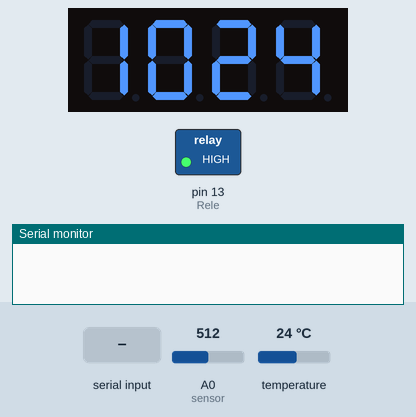
Recording of a sketch running on a simulated Arduino Uno, built with avr-gcc and run on an emulated ATmega328P. On the bench: 4-digit seven-segment display, switched loads named in the sketch (green lamp = pin HIGH), the last lines printed to the serial monitor. The test bench sets the inputs (shaded band); at power-on: A0 (sensor) = 512, temperature 24 °C. The local clock reads 2024-03-15 10:24:30 at power-on unless the sketch sets it.

Above: at 2.1 s.
2.2 s: A0 (sensor) set to 900
At 8.9 s:
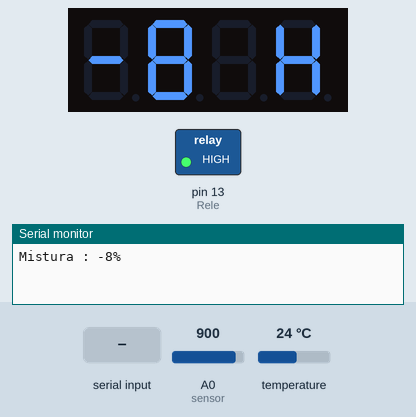
9.7 s: A0 (sensor) set to 1023
At 19.3 s:
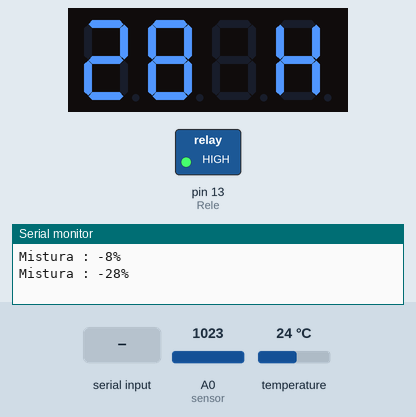
20.0 s: "90,45\n" received over Serial
At 21.4 s:
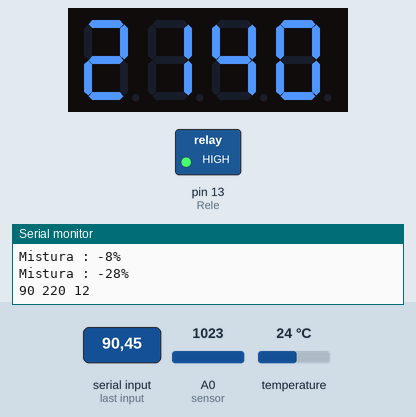
22.0 s: temperature set to 12 °C
At 28.3 s:
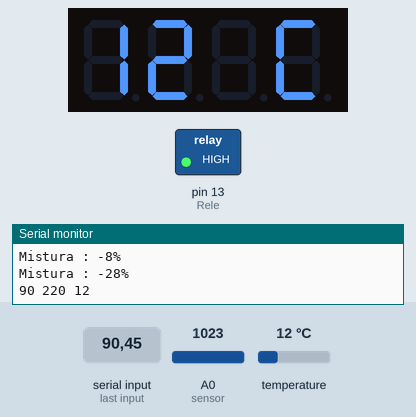
29.2 s: byte 10 ('\n') received over Serial
At 30.6 s:
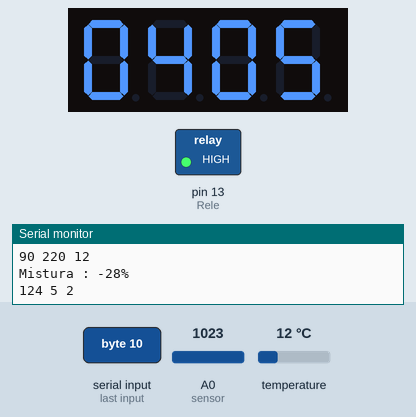
31.3 s: temperature set to 19 °C
At 38.8 s:
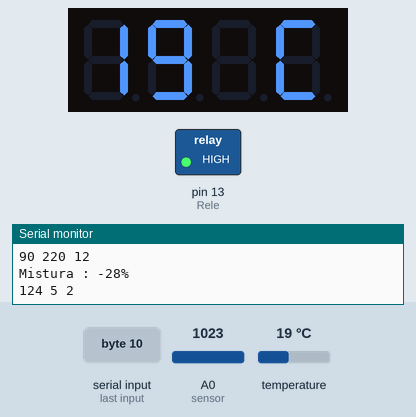
Timing chart, 0 to 40.3 s (numbered marks = the images above; inputs shaded):
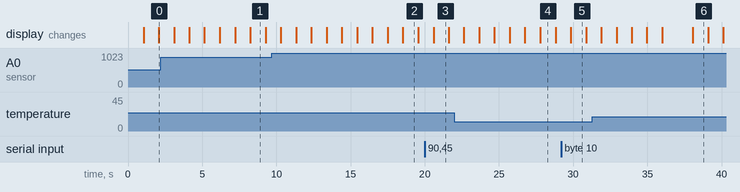

The sketch:

Irrigadora.ino
```cpp
/*
Projeto que utiliza um relógio de tempo real para acionar uma bomba para irrigação

Utiliza a bioblioteca:
DS3231.h de Eric Ayars
http://hacks.ayars.org/2011/04/ds3231-real-time-clock.html
*/

#include <DS3231.h>
#include <Wire.h>
#include <TM1637Display.h>

#define ALRM1_MATCH_EVERY_SEC  0b1111  // once a second
#define ALRM1_MATCH_SEC        0b1110  // when seconds match
#define ALRM1_MATCH_MIN_SEC    0b1100  // when minutes and seconds match
#define ALRM1_MATCH_HR_MIN_SEC 0b1000  // when hours, minutes, and seconds match

#define ALRM2_ONCE_PER_MIN     0b111   // once per minute (00 seconds of every minute)
#define ALRM2_MATCH_MIN        0b110   // when minutes match
#define ALRM2_MATCH_HR_MIN     0b100   // when hours and minutes match

// Module connection pins (Digital Pins)
#define CLK 2
#define DIO 3
#define Rele 13

const uint8_t SEG_H[] = {
  0x0,           // d
  0x0,   // O
  0x0,                           // n
  SEG_B | SEG_C | SEG_E | SEG_F | SEG_G            // E
};

int sensor = A0;

int humidade ;

DS3231 Clock;
TM1637Display display(CLK, DIO);

bool h12;
bool PM;
byte ADay, AHour, AMinute, ASecond, ABits;
bool ADy, A12h, Apm;

//Utilizado para atribuir a hora
byte Hora;
byte Minuto;
byte Segundo;
byte tela=0;


void AtribuiHorario(byte& Hour, byte& Minute, byte& Second) {
  // A hora do alarme deve ser
  // no formato HHMMSS
  boolean GotString = false;
  char InChar;
  byte Temp1, Temp2;
  char InString[20];

  byte j=0;
  while (!GotString) {
    if (Serial.available()) {
      InChar = Serial.read();
      InString[j] = InChar;
      j += 1;
      if ((InChar == '\n')) {
        GotString = true;
      }
    }
  }
  if (InString[0] == 'd') {
      Clock.turnOffAlarm(1);
  } else {
      // Carrega hora
      Temp1 = (byte)InString[0] -48; //48 é ASCII de 0
      Temp2 = (byte)InString[1] -48;
      Hour = Temp1*10 + Temp2;
      // now Minute
      Temp1 = (byte)InString[2] -48;
      Temp2 = (byte)InString[3] -48;
      Minute = Temp1*10 + Temp2;
      // now Second
      Temp1 = (byte)InString[4] -48;
      Temp2 = (byte)InString[5] -48;
      Second = Temp1*10 + Temp2;
      Clock.setHour(Hour);
      Clock.setMinute(Minute);
      Clock.setSecond(Second);
  }
}


void setup() {
	// Start the I2C interface
	Wire.begin();
	// Start the serial interface
	Serial.begin(9600);
  display.setBrightness(0x0);
  pinMode(Rele, OUTPUT);
  digitalWrite(Rele, HIGH);
}

void loop() {

  tela = (tela+1)%10;
  /************************************************************/
  /************ Telas do display ******************************/
  /************************************************************/
  if (tela<8) {
    //Mostra a hora com os pontos piscando
    if (Clock.getSecond()%2==1) display.showNumberDecEx(Clock.getHour(h12, PM)*100+Clock.getMinute(), (0x40), true);
    else display.showNumberDec(Clock.getHour(h12, PM)*100+Clock.getMinute(), true);
  } else if (tela<9){
    //Mostra a temperatura
    display.showNumberHexEx(0xc,0,false);
    display.showNumberDec(Clock.getTemperature(), false,2,0);
  } else {
    //Mostra a humidade
    humidade = analogRead(sensor);
    humidade = map(humidade,850,250,0,100);
    display.setSegments(SEG_H);
    display.showNumberDec(humidade, false,2,0);
    Serial.print("Mistura : ");
    Serial.print(humidade);
    Serial.println("%");
  }


	delay(1000);
}


void serialEvent() {
  while (Serial.available()) {
    AtribuiHorario(Hora, Minuto, Segundo);
    Serial.print(Hora);
    Serial.print(' ');
    Serial.print(Minuto);
    Serial.print(' ');
    Serial.println(Segundo);
  }
}


void Irrigar() {
    if (humidade<80) {
        Serial.println("Irrigar as plantinhas...");
        display.showNumberHexEx(0xa1,0,false);
        digitalWrite(Rele, LOW);
        delay(5000);
        digitalWrite(Rele, HIGH);
    }
}
```

Measured:
- after the input at 2.2 s, the display: first differs from a run without the input after 6.1 s (image 1)
- after the input at 9.7 s, the display: first differs from a run without the input after 8.8 s (image 2)
- after the input at 20.0 s, the display: changes after 0.59 s (image 3)
- what the display in image 1 shows lasts 1.0 s, from 8.3 s to 9.3 s
